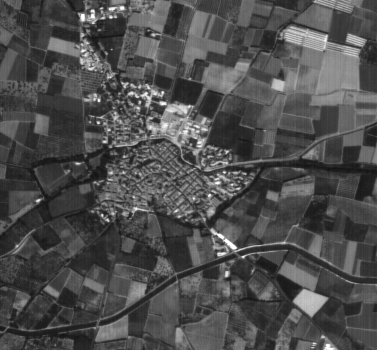
%> input picture lab6/village.gif, 377 x 350 px
$ octave lab6.m   (GNU Octave 9; MATLAB toolbox functions it lacks are replaced by stand-ins)
%> lines starting %> are read from the running program, lines starting %| are printed output that depends on the picture; in (x1, y1, x2, y2) boxes, pixels count from 0 and x2, y2 are one past the last pixel; in counts of white or black regions, pixels touching at a corner belong together; the program's own positions count from 1
### lab6/UrbanDetec.m
function result = UrbanDetec(name1,name2,winsize,threshold)


% Copywrites: Written by Xavier Descombes, INRIA

imsat = imread(name1);
imagesc(imsat);
colormap(gray);


dim = size(imsat);
offset = (winsize-1)/2;

% initialization

num = winsize*winsize;
order1 = 0;
order2 = 0;

result = zeros(dim(1),dim(2));


% Computation of the pixel square value

imsquare = double(imsat).*double(imsat);

% Sliding window Apporoach
% Initialization

 for i = 1 : winsize
      for j = 1 : winsize
        order1  = order1 + double(imsat(i,j));
        order2  = order2 + imsquare(i,j);
      end
 end


 result(offset+1,offset+1) = order2/num - (order1/num)^2;


 for i = offset+1 : 2 : dim(1)-offset-1

% We scan line i from left to rigth

  for j = offset+2 : dim(2)-offset
   for k = (-offset) : offset
      di = i+k; dj = j-offset-1;
      order1 = order1 - double(imsat(di,dj));
      order2 = order2 - imsquare(di,dj);
      dj = j+offset;
      order1 = order1 + double(imsat(di,dj));
      order2 = order2 + imsquare(di,dj);
   end
result(i,j) = order2/num - (order1/num)^2;
  end

  % We change from line i to line i+1

  for k = (-offset) : offset

      di = i-offset; dj = dim(2)-offset+k;
      order1 = order1 - double(imsat(di,dj));
      order2 = order2 - imsquare(di,dj);
      di = i+1+offset;
      order1 = order1 + double(imsat(di,dj));
      order2 = order2 + imsquare(di,dj);
  end

result(i+1,dim(2)-offset) = order2/num - (order1/num)^2;

% We scan line i+1 from right to left

for  j = dim(2)-offset-1 : -1 : offset+1

     for k= (-offset) : offset
      di = i+1+k; dj = j+offset+1;
      order1 = order1 - double(imsat(di,dj));
      order2 = order2 - imsquare(di,dj);
      dj = j-offset;
      order1 = order1 + double(imsat(di,dj));
      order2 = order2 + imsquare(di,dj);
     end
   result(i+1,j) = order2/num - (order1/num)^2;
end

%  change line i+1 to i+2

if (i<dim(1)-offset-2)

    for k=(-offset) : offset
       di = i+1-offset; dj = offset+1+k;
       order1 = order1 - double(imsat(di,dj));
       order2 = order2 - imsquare(di,dj);
       di = i+2+offset;
       order1 = order1 + double(imsat(di,dj));
       order2 = order2 + imsquare(di,dj);
    end
    result(i+2,offset+1) =  order2/num - (order1/num)^2;
end
end

% Result plot

figure
imagesc(result,[30 250])
colormap(gray);

% Normalization
result = result./max(result(:));
imwrite(result,name2)

% Threshold the texture parameter

 for i = 1 : dim(1)
      for j = 1 : dim(2)
       if result(i,j) < threshold
         result(i,j) = 0;
       else
         result(i,j) = 255;
       end
     end
 end

figure
imagesc(result)
colormap(gray);

### lab6/lab6.m
[i,map ] = imread("village.gif");
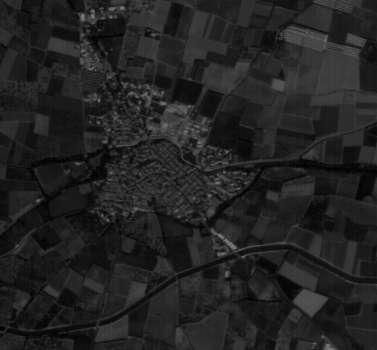
%> i: size 350x377 uint8; min 0, max 115, mean 34.4
%> map = 128 rows, first 12: [0.0784 0.0784 0.0784; 0.0824 0.0824 0.0824; 0.0863 0.0863 0.0863; 0.0902 0.0902 0.0902; 0.0941 0.0941 0.0941; 0.098 0.098 0.098; 0.102 0.102 0.102; 0.11 0.11 0.11; 0.114 0.114 0.114; 0.118 0.118 0.118; 0.122 0.122 0.122; 0.125 0.125 0.125]
figure
imshow (i, "displayrange", [])

bw= im2bw(i,map,0.5);
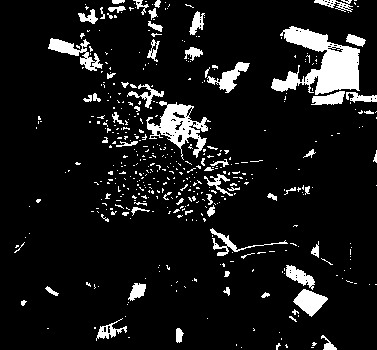
%> bw: size 350x377 logical; 9.5% white; 467 white regions (402 under 20 px), largest, box (x1, y1, x2, y2) and area: (271, 26, 360, 95) 2956, (146, 101, 211, 160) 1427, (48, 38, 103, 71) 609
figure
imshow (bw)
%imagesc(bw);
%colormap(gray);
winsize = 3;
thr=5;
figure
UrbanDetec('village.gif','bwvillage.gif',winsize,thr);
%> in UrbanDetec, `imsquare = double(imsat).*double(imsat);`:
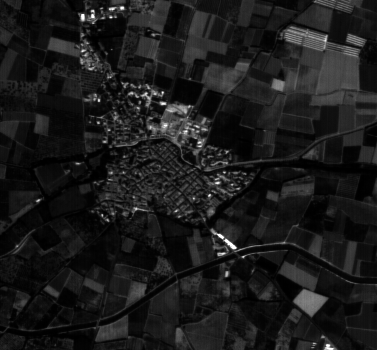
%> imsquare: size 350x377 double; min 0, max 13225, mean 1416; drawn with min black and max white
%> after the loop in UrbanDetec, `for i = 1 : winsize`: order1 = 287; order2 = 9271
%> in UrbanDetec, `result(offset+1,offset+1) = order2/num - (order1/num)^2;`: result: size 350x377 double; values 0 (black) and 13.21 (white), 0% white in thin lines or dots, all inside (x1, y1, x2, y2) = (1, 1, 2, 2)
%> after the loop in UrbanDetec, `for i = offset+1 : 2 : dim(1)-offset-1`:
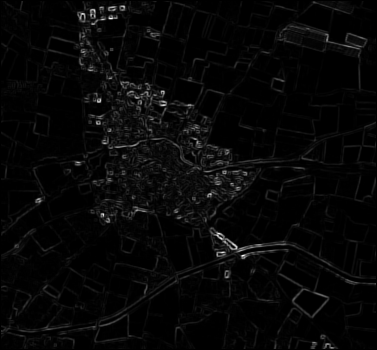
%> result: size 350x377 double; min 0, max 1079.3, mean 32.2; drawn with min black and max white
%> after the loop in UrbanDetec, `for i = offset+1 : 2 : dim(1)-offset-1`: order1 = 351; order2 = 13705
%> after the loop in UrbanDetec, `for i = 1 : dim(1)`: result: size 350x377 double; every value is 0

se = strel('diamond', 12);
totophat = imdilate(imerode(i, se), se);
tophat =  i - totophat;
figure
imshow (tophat)
bothat = imbothat(i,se);
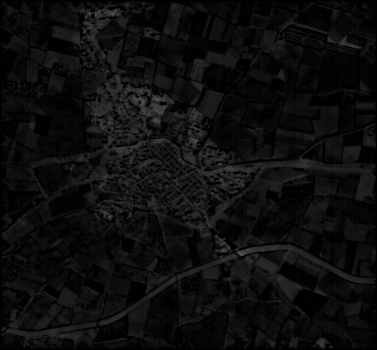
%> bothat: size 350x377 uint8; min 0, max 92, mean 13.4
figure
imshow (bothat)
normtop = im2double(tophat);
normbot = im2double(bothat);
%figure
%imshow (normtop)
thresh = graythresh(normtop);
%> thresh = 0.0667
bwth = im2bw(normtop, thresh);
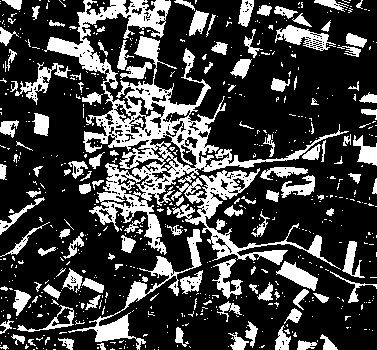
%> bwth: size 350x377 logical; 25.8% white; 654 white regions (531 under 20 px), largest, box (x1, y1, x2, y2) and area: (44, 0, 349, 255) 12275, (171, 168, 341, 270) 3093, (68, 229, 202, 350) 1942
figure
imshow (bwth)
thresh = graythresh(normbot);
%> thresh = 0.0706
bwbh = im2bw(normbot, thresh);
%> bwbh: size 350x377 logical; 26.9% white; 656 white regions (537 under 20 px), largest, box (x1, y1, x2, y2) and area: (25, 2, 376, 247) 18558, (99, 234, 376, 326) 4163, (2, 309, 99, 347) 1211
figure
imshow (bwbh)

se = strel('line', 2, 10);

opentop = imopen(bwth,se);
figure
imshow (opentop)

closebot = imclose(bwbh,se);
figure
imshow (closebot)
openbot = imopen(closebot,se);
figure
imshow (openbot)

final = imfuse(opentop , openbot);
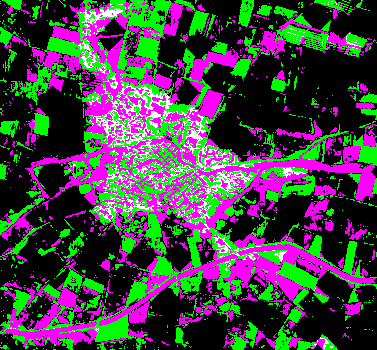
%> final: size 350x377x3 uint8; mean R, G, B 68.5, 65.9, 68.5
figure
imshow (final)
